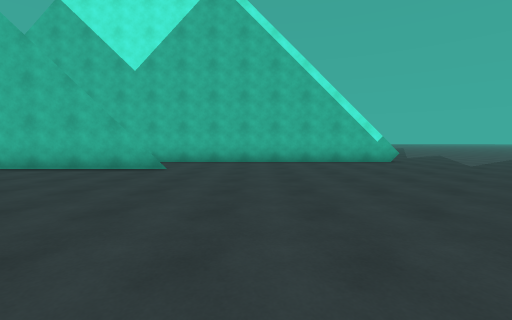
view 1 (above)

22 first-person views from a walk through a Unity game level. The camera is 1.3 m above the floor, tilts 4° down and sees 90° across. The floor is counted in squares, 1.8 m on a side. Each view is taken from the middle of a square. On the plan, view 1 faces up. The plan holds only what a view shows up to about 9 squares ahead; the rest is blank. The place goes on beyond the plan. The player character is not drawn. Surface patterns are stand-ins for the level's own textures.

view 2
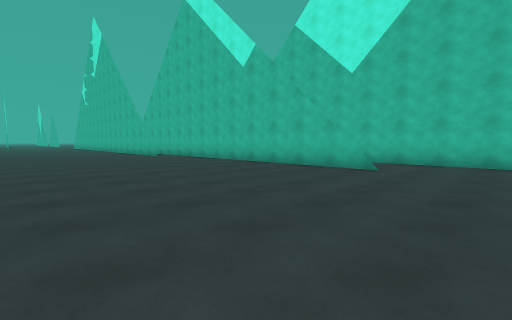

view 3
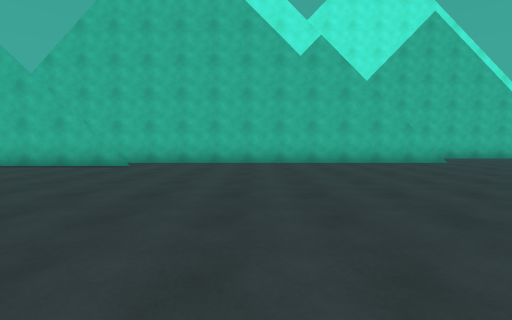

view 4
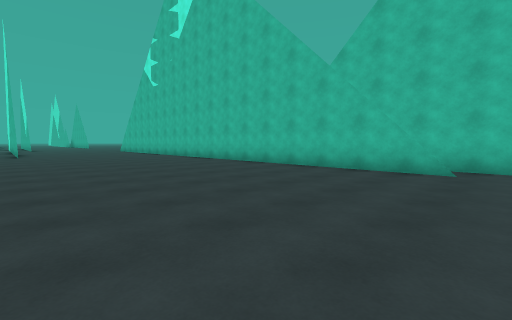

view 5
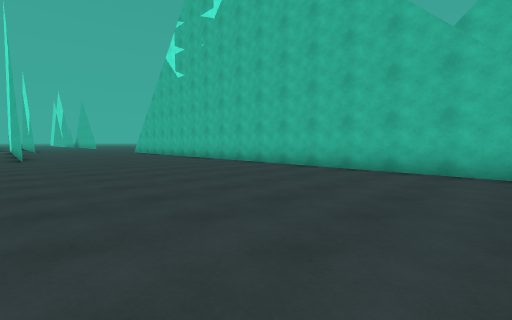

view 6
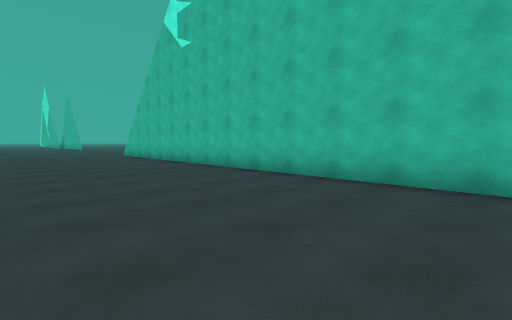

view 7
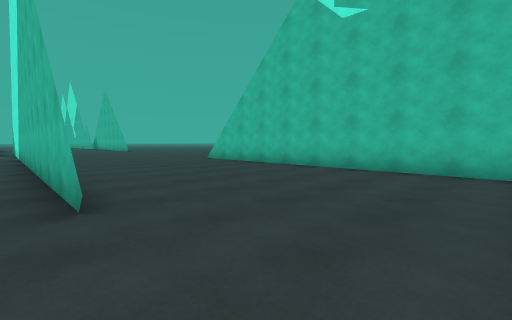

view 8
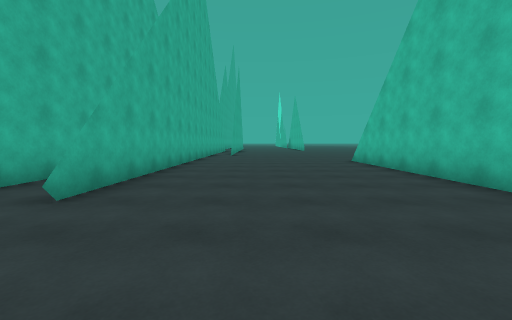

view 9
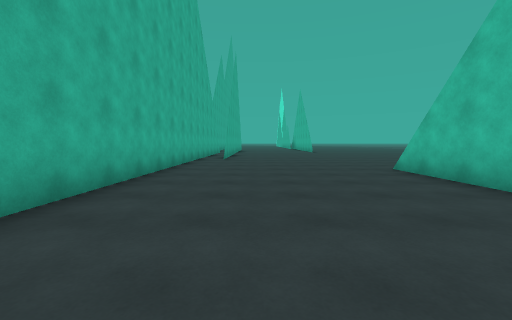

view 10
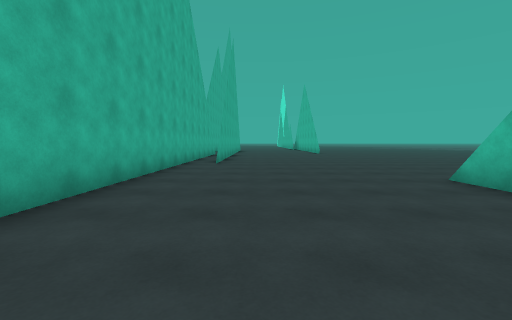

view 11
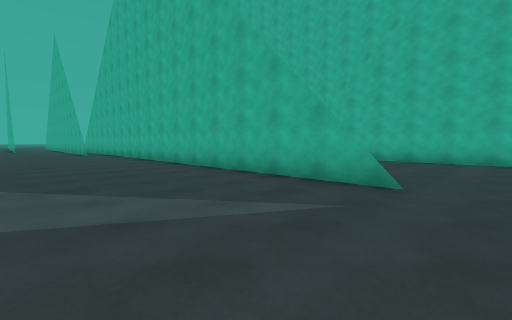

view 12
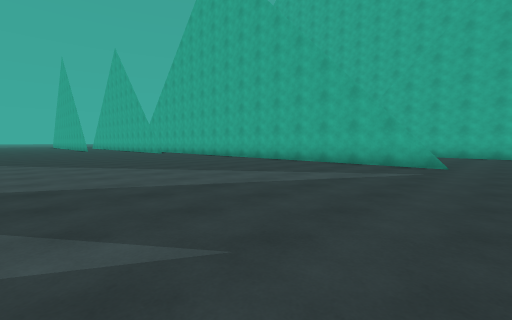

view 13
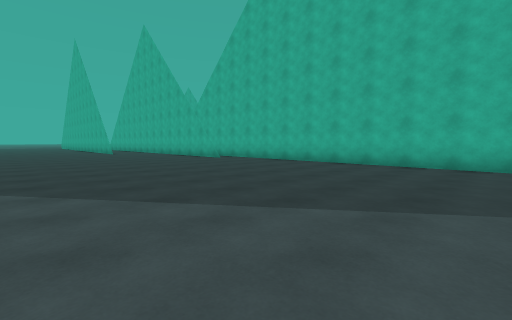

view 14
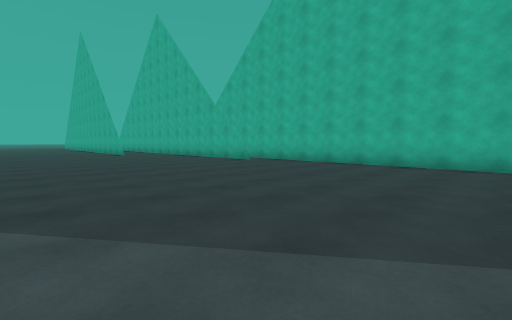

view 15
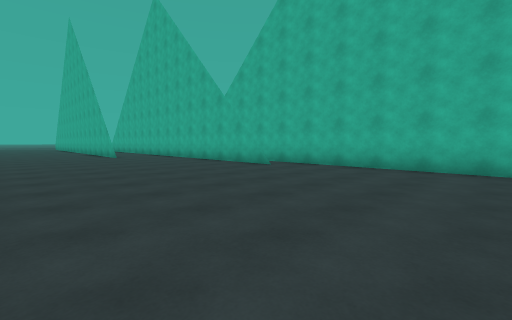

view 16
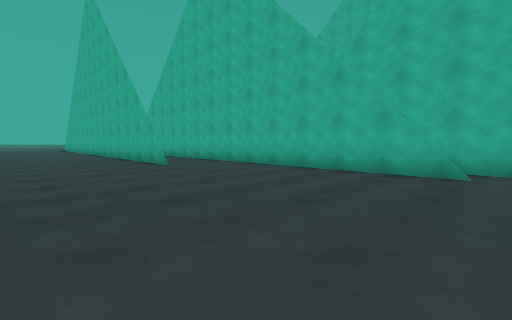

view 17
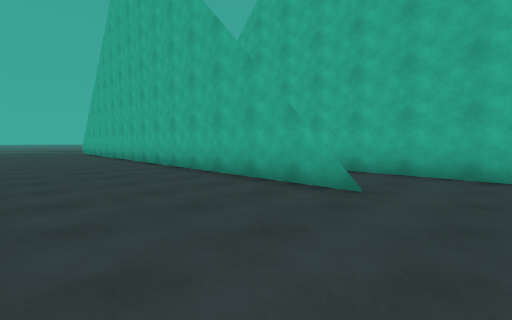

view 18
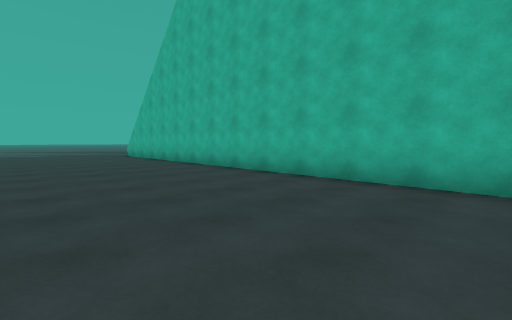

view 19
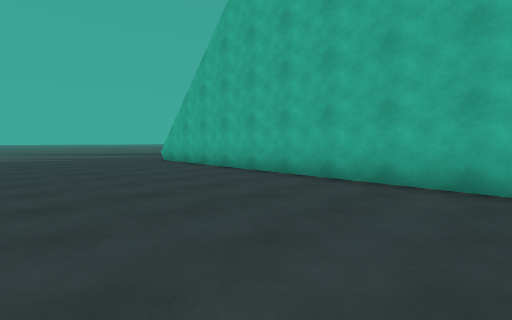

view 20
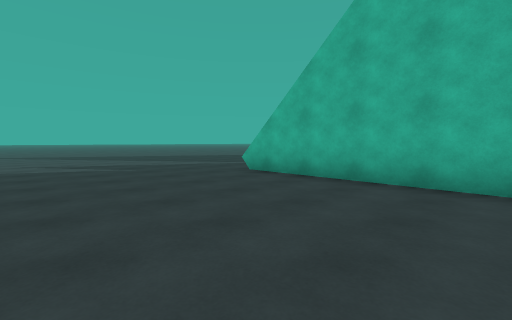

view 21
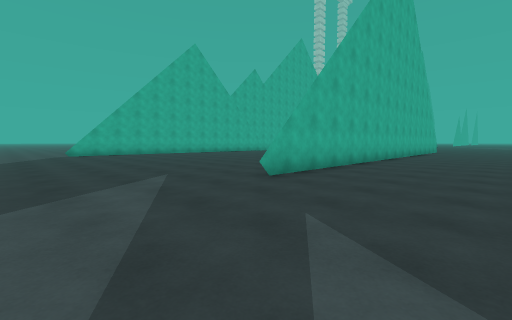

view 22
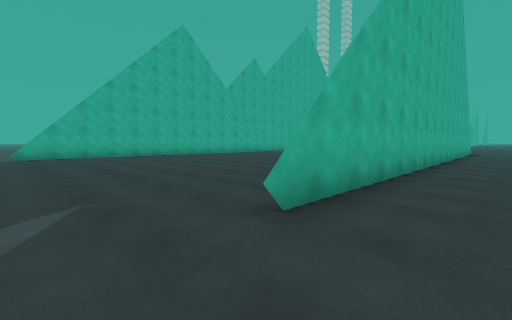

### Floor plan
Points are (right, up) in squares from view 1. A wall is a line through its corners. A room is listed if a view was taken in it or the views show most of it. See-through windows are left out.
Room 1 (views 1, 2, 3, 4, 5, 6, 7, 8, 9, 10, 11, 12, 13, 14, 15, 16, 17, 18, 19, 20, 21, 22)
walls: (-12.9, 5.7) (-33.6, 5.7) (-18.4, 5.7); (-12.5, 9.3) (5.2, 9.3); (-19.5, 6.8) (-10.1, 6.8); (-2.5, 6.8) (-14.4, 6.8); (0.1, 9.3) (-3.5, 9.3); (-30, -2.1) (-28, -2.1); (-36.5, -0.5) (-26.9, -0.5) (-36.2, -0.5)

Positions as (right, up) in squares from view 1, and headings:
1: (0, 0), facing up
2: (0, 0), facing up-left
3: (-9, -2), facing up
4: (-12, -1), facing up-left
5: (-15, -1), facing up-left
6: (-19, 1), facing up-left
7: (-24, -1), facing up-left
8: (-24, 2), facing left
9: (-27, 2), facing left
10: (-29, 2), facing left
11: (-35, 10), facing down-right
12: (-35, 14), facing down-right
13: (-29, 14), facing down-right
14: (-27, 14), facing down-right
15: (-25, 13), facing down-right
16: (-20, 13), facing down-right
17: (-14, 13), facing down-right
18: (-9, 14), facing down-right
19: (-5, 14), facing down-right
20: (0, 14), facing down-right
21: (9, 13), facing down-left
22: (7, 11), facing down-left
